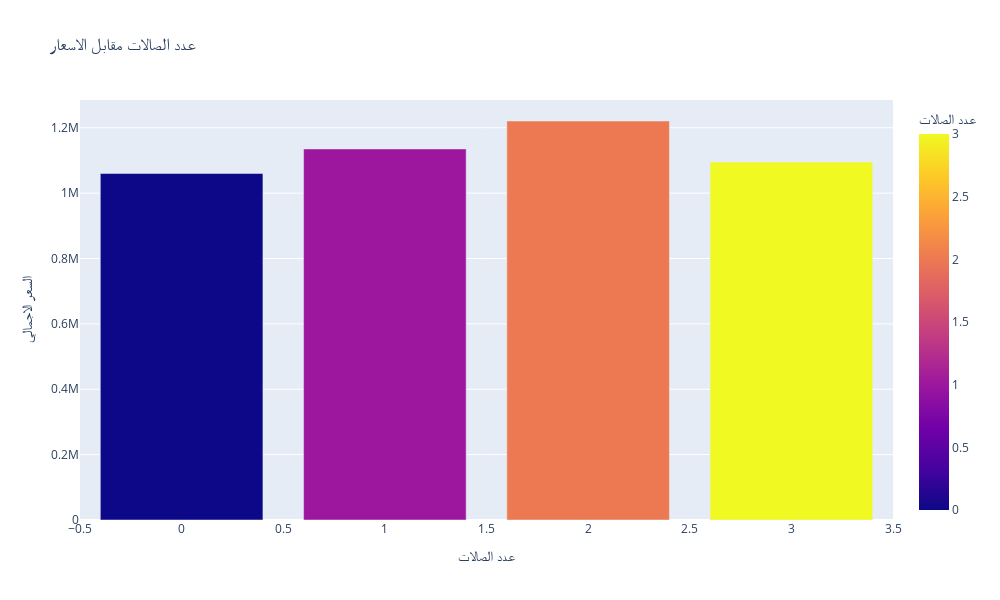

Here is the notebook cell this chart was saved with:
### Code cell
df_filtered02 = df[(df["الحي"] != "غير معروف") & (df["المنطقة"] != "غير معروف")] 

average_price_by_nieghbrhood = df_filtered02.groupby("عدد الصالات")["السعر الاجمالي"].mean().reset_index()

fig = px.bar(
    average_price_by_nieghbrhood.head(),
    x="عدد الصالات",
    y='السعر الاجمالي',
    color = "عدد الصالات",
    title="عدد الصالات مقابل الاسعار",
    
    width=1000,  
    height=600 
)

fig.show()

### Figure 1 — Plotly figure (JSON) as saved in the notebook; plotly's stock layout.template omitted (floating-point values rounded to 4 significant figures)
{"data": [{"alignmentgroup": "True", "hovertemplate": "عدد الصالات=%{marker.color}<br>السعر الاجمالي=%{y}<extra></extra>", "legendgroup": "", "marker": {"color": [0, 1, 2, 3], "coloraxis": "coloraxis", "pattern": {"shape": ""}}, "name": "", "offsetgroup": "", "orientation": "v", "showlegend": false, "textposition": "auto", "type": "bar", "x": [0, 1, 2, 3], "xaxis": "x", "y": [1060000, 1135000.0, 1220630, 1095000], "yaxis": "y"}], "layout": {"barmode": "relative", "coloraxis": {"colorbar": {"title": {"text": "عدد الصالات"}}, "colorscale": [[0, "#0d0887"], [0.1111, "#46039f"], [0.2222, "#7201a8"], [0.3333, "#9c179e"], [0.4444, "#bd3786"], [0.5556, "#d8576b"], [0.6667, "#ed7953"], [0.7778, "#fb9f3a"], [0.8889, "#fdca26"], [1, "#f0f921"]]}, "height": 600, "legend": {"tracegroupgap": 0}, "title": {"text": "عدد الصالات مقابل الاسعار"}, "width": 1000, "xaxis": {"anchor": "y", "autorange": true, "domain": [0, 1], "range": [-0.5, 3.5], "title": {"text": "عدد الصالات"}, "type": "linear"}, "yaxis": {"anchor": "x", "autorange": true, "domain": [0, 1], "range": [0, 1285000.0], "title": {"text": "السعر الاجمالي"}, "type": "linear"}}}
